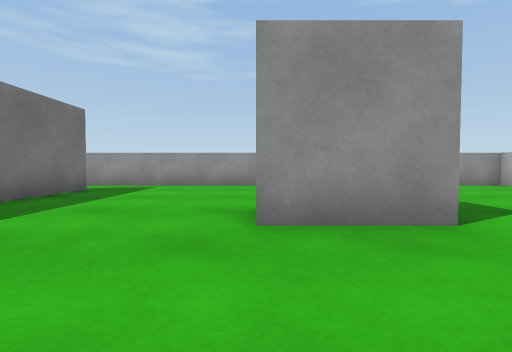
View 1 (above)

16 first-person views from a walk through a 3-D level made in the Unity game engine. The camera is 0.59 m above the floor, tilts 2° down and sees 85° across. The floor is counted in squares, 1 m on a side. Each view is taken from the middle of a square. On the plan, view 1 faces up. The plan holds only what a view shows up to about 9 squares ahead; the rest is blank. The place goes on beyond the plan. The player is left out. Surface patterns are stand-ins for the level's own textures.

View 2
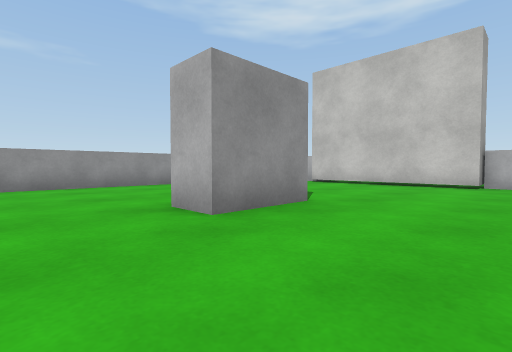

View 3
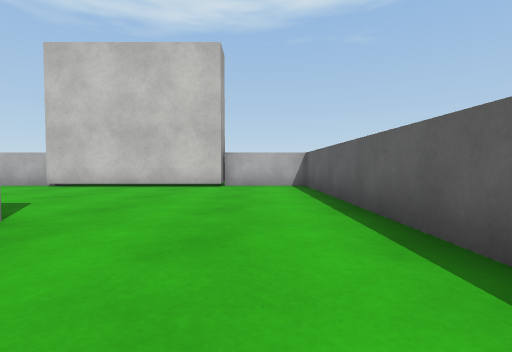

View 4
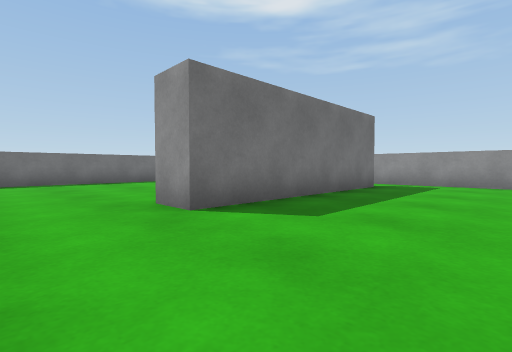

View 5
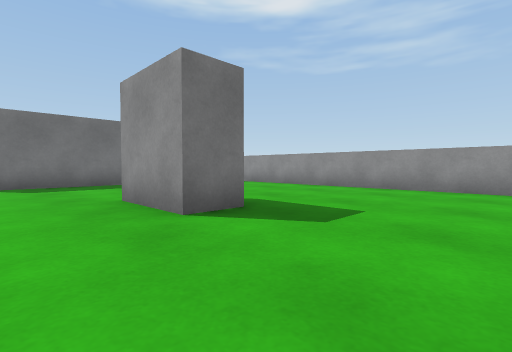

View 6
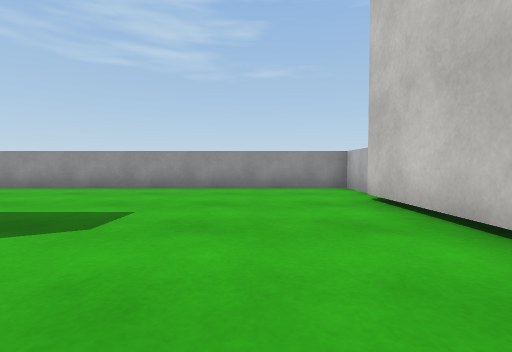

View 7
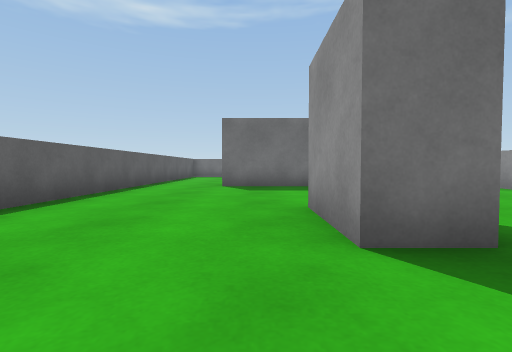

View 8
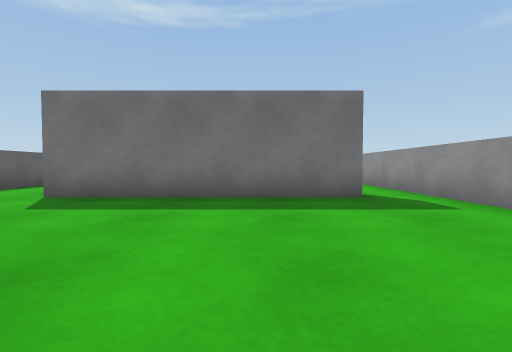

View 9
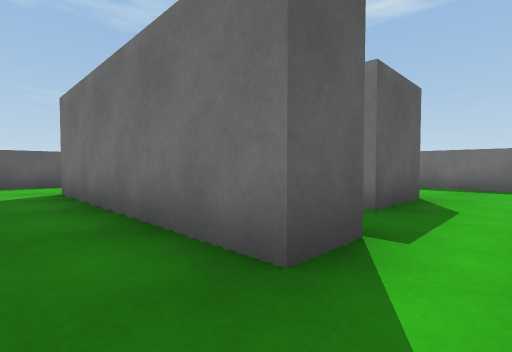

View 10
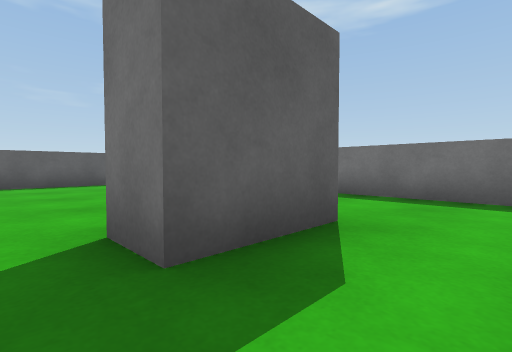

View 11
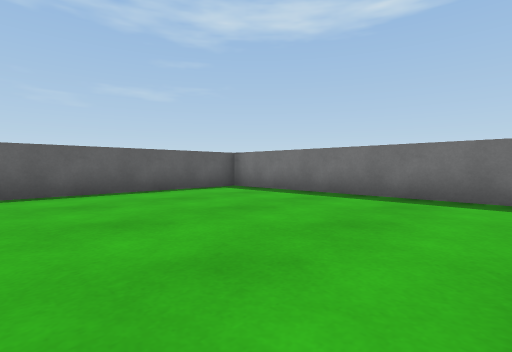

View 12
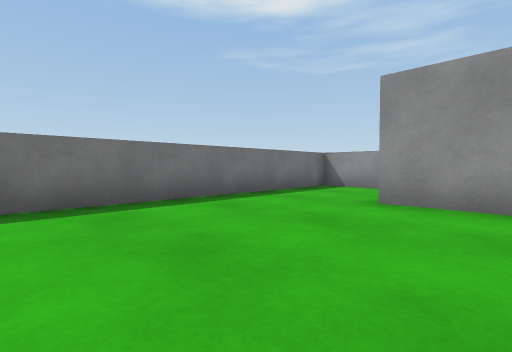

View 13
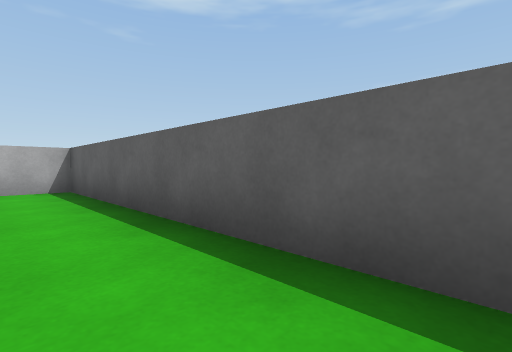

View 14
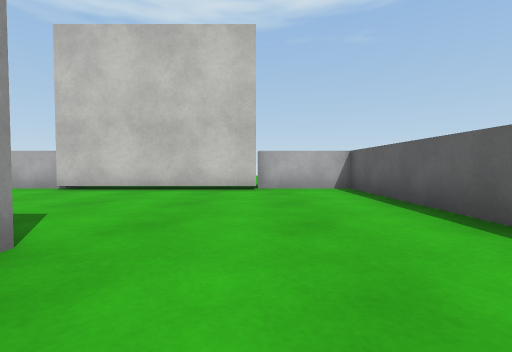

View 15
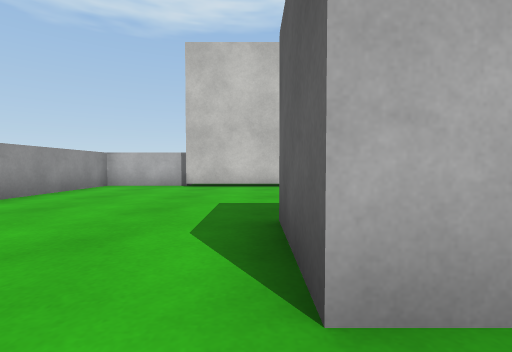

View 16
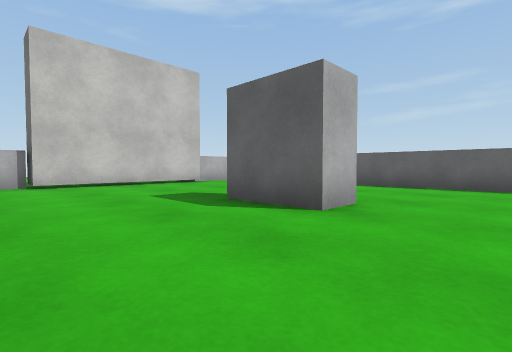

### Floor plan
Points are (right, up) in squares from view 1. A wall is a line through its corners. A room is listed if a view was taken in it or the views show most of it. See-through windows are left out.
Room 1 (views 1, 2, 3, 4, 5, 6, 7, 8, 9, 13, 14, 15, 16)
walls: (0, 2.8) (0, 3.7) (2, 3.7) (2, 2.8) (0, 2.8); (8, 1) (7, 1) (7, 6) (8, 6); (-5.6, -1.5) (7.4, -1.5) (7.4, 1); (7.4, 6) (7.4, 8.5) (-5.5, 8.5); (-5.4, 7) (-4.2, 7) (-4.2, 1) (-5.3, 1)
ways out: opening at (-5, 8) to room 2; opening at (-5, -0.5) to room 3
Room 2 (view 10)
walls: (-8.9, 6.5) (-6.8, 6.5) (-6.8, 5.5); (-5.5, 8.5) (-8, 8.5)
ways out: opening at (-5, 8) to room 1; opening at (-7.5, 7.5) to room 3; opening at (-6, 6) to room 3
Room 3 (views 11, 12)
walls: (-7.1, 5.5) (-8.8, 5.5); (-9.9, 8.5) (-11.6, 8.5) (-11.6, -1.5) (-5.6, -1.5)
ways out: opening at (-5, -0.5) to room 1; opening at (-7.5, 7.5) to room 2; opening at (-6, 6) to room 2

Positions as (right, up) in squares from view 1, and headings:
1: (0, 0), facing up
2: (-2, 0), facing up-right
3: (-1, 0), facing right
4: (-1, -1), facing up-left
5: (5, 1), facing up-left
6: (5, 1), facing up
7: (4, 2), facing left
8: (1, 5), facing left
9: (-3, 8), facing down-left
10: (-6, 8), facing down-left
11: (-6, 5), facing down-left
12: (-7, 1), facing up-left
13: (0, 0), facing down-right
14: (0, 1), facing right
15: (-1, 4), facing right
16: (-2, 7), facing down-right
